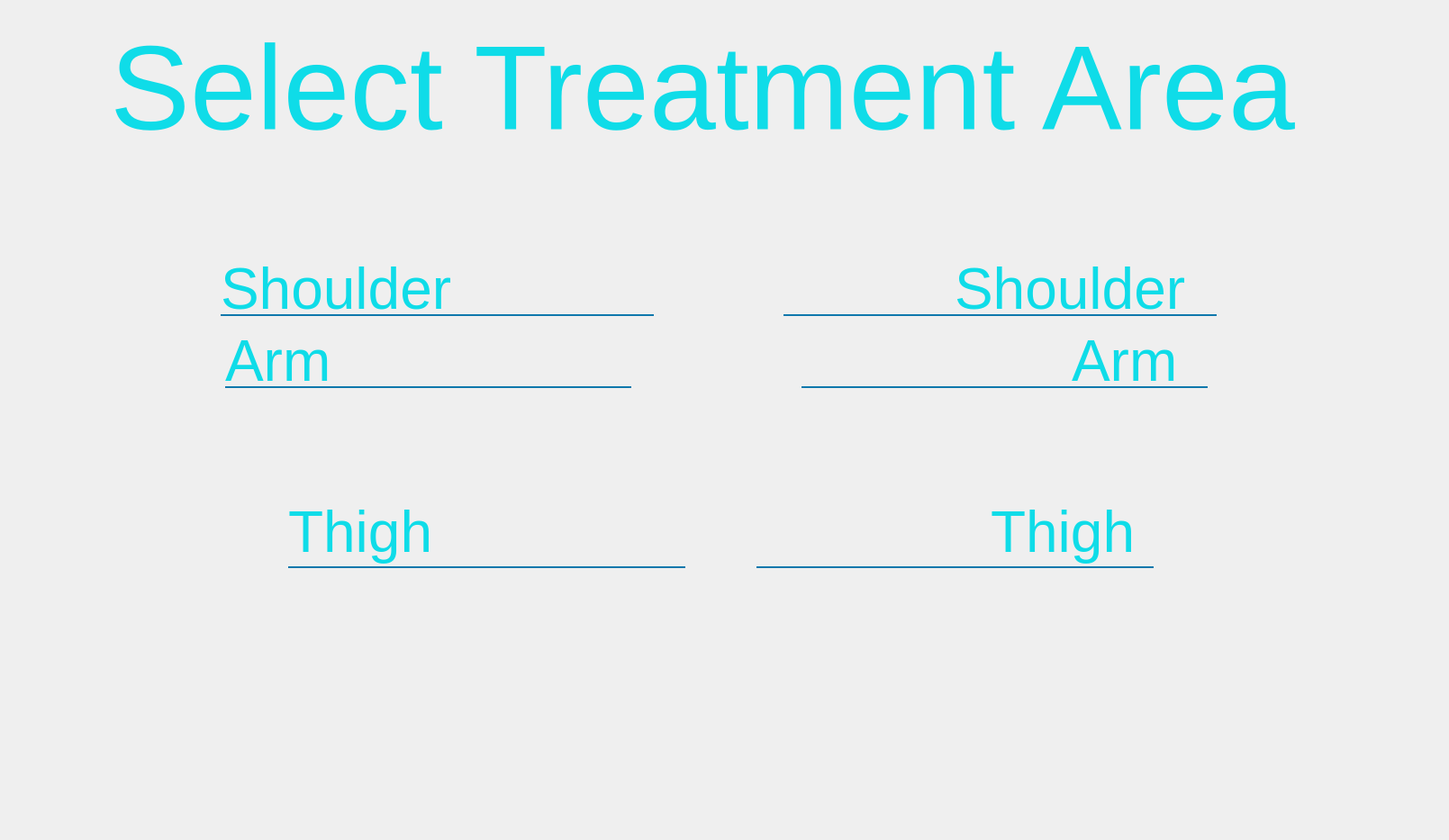
      <widget class="QWidget" name="slct_trt_screen">
       <widget class="QFrame" name="line_arm_L">
        <property name="enabled">
         <bool>true</bool>
        </property>
        <property name="geometry">
         <rect>
          <x>250</x>
          <y>370</y>
          <width>451</width>
          <height>121</height>
         </rect>
        </property>
        <property name="styleSheet">
         <string notr="true">QFrame{
          color:rgba(15, 120, 172,255);
          }</string>
        </property>
        <property name="frameShape">
         <enum>QFrame::HLine</enum>
        </property>
        <property name="frameShadow">
         <enum>QFrame::Plain</enum>
        </property>
        <property name="lineWidth">
         <number>2</number>
        </property>
        <widget class="QLabel" name="txt_arm_L">
         <property name="enabled">
          <bool>true</bool>
         </property>
         <property name="geometry">
          <rect>
           <x>0</x>
           <y>0</y>
           <width>151</width>
           <height>61</height>
          </rect>
         </property>
         <property name="font">
          <font>
           <family>Segoe UI</family>
           <pointsize>48</pointsize>
          </font>
         </property>
         <property name="styleSheet">
          <string notr="true">.QLabel{
           color:rgba(15, 220, 232,255);
           }</string>
         </property>
         <property name="text">
          <string>Arm</string>
         </property>
        </widget>
       </widget>
       <widget class="QFrame" name="line_arm_R">
        <property name="enabled">
         <bool>true</bool>
        </property>
        <property name="geometry">
         <rect>
          <x>890</x>
          <y>370</y>
          <width>451</width>
          <height>121</height>
         </rect>
        </property>
        <property name="styleSheet">
         <string notr="true">QFrame{
          color:rgba(15, 120, 172,255);
          }</string>
        </property>
        <property name="frameShape">
         <enum>QFrame::HLine</enum>
        </property>
        <property name="frameShadow">
         <enum>QFrame::Plain</enum>
        </property>
        <property name="lineWidth">
         <number>2</number>
        </property>
        <widget class="QLabel" name="txt_arm_R">
         <property name="enabled">
          <bool>true</bool>
         </property>
         <property name="geometry">
          <rect>
           <x>300</x>
           <y>0</y>
           <width>151</width>
           <height>61</height>
          </rect>
         </property>
         <property name="font">
          <font>
           <family>Segoe UI</family>
           <pointsize>48</pointsize>
          </font>
         </property>
         <property name="styleSheet">
          <string notr="true">.QLabel{
           color:rgba(15, 220, 232,255);
           }</string>
         </property>
         <property name="text">
          <string>Arm</string>
         </property>
        </widget>
       </widget>
       <widget class="QFrame" name="line_thigh_L">
        <property name="enabled">
         <bool>true</bool>
        </property>
        <property name="geometry">
         <rect>
          <x>320</x>
          <y>540</y>
          <width>441</width>
          <height>181</height>
         </rect>
        </property>
        <property name="styleSheet">
         <string notr="true">QFrame{
          color:rgba(15, 120, 172,255);
          }</string>
        </property>
        <property name="frameShape">
         <enum>QFrame::HLine</enum>
        </property>
        <property name="frameShadow">
         <enum>QFrame::Plain</enum>
        </property>
        <property name="lineWidth">
         <number>2</number>
        </property>
        <widget class="QLabel" name="txt_thigh_L">
         <property name="enabled">
          <bool>true</bool>
         </property>
         <property name="geometry">
          <rect>
           <x>0</x>
           <y>0</y>
           <width>201</width>
           <height>101</height>
          </rect>
         </property>
         <property name="font">
          <font>
           <family>Segoe UI</family>
           <pointsize>48</pointsize>
          </font>
         </property>
         <property name="styleSheet">
          <string notr="true">.QLabel{
           color:rgba(15, 220, 232,255);
           }</string>
         </property>
         <property name="text">
          <string>Thigh</string>
         </property>
        </widget>
       </widget>
       <widget class="QFrame" name="line_thigh_R">
        <property name="enabled">
         <bool>true</bool>
        </property>
        <property name="geometry">
         <rect>
          <x>840</x>
          <y>540</y>
          <width>441</width>
          <height>181</height>
         </rect>
        </property>
        <property name="styleSheet">
         <string notr="true">QFrame{
          color:rgba(15, 120, 172,255);
          }</string>
        </property>
        <property name="frameShape">
         <enum>QFrame::HLine</enum>
        </property>
        <property name="frameShadow">
         <enum>QFrame::Plain</enum>
        </property>
        <property name="lineWidth">
         <number>2</number>
        </property>
        <widget class="QLabel" name="txt_thigh_R">
         <property name="enabled">
          <bool>true</bool>
         </property>
         <property name="geometry">
          <rect>
           <x>260</x>
           <y>0</y>
           <width>201</width>
           <height>101</height>
          </rect>
         </property>
         <property name="font">
          <font>
           <family>Segoe UI</family>
           <pointsize>48</pointsize>
          </font>
         </property>
         <property name="styleSheet">
          <string notr="true">.QLabel{
           color:rgba(15, 220, 232,255);
           }</string>
         </property>
         <property name="text">
          <string>Thigh</string>
         </property>
        </widget>
       </widget>
       <widget class="QFrame" name="line_shoulder_R">
        <property name="enabled">
         <bool>true</bool>
        </property>
        <property name="geometry">
         <rect>
          <x>870</x>
          <y>280</y>
          <width>481</width>
          <height>141</height>
         </rect>
        </property>
        <property name="styleSheet">
         <string notr="true">QFrame{
          color:rgba(15, 120, 172,255);
          }</string>
        </property>
        <property name="frameShape">
         <enum>QFrame::HLine</enum>
        </property>
        <property name="frameShadow">
         <enum>QFrame::Plain</enum>
        </property>
        <property name="lineWidth">
         <number>2</number>
        </property>
        <widget class="QLabel" name="txt_shoulder_R">
         <property name="enabled">
          <bool>true</bool>
         </property>
         <property name="geometry">
          <rect>
           <x>190</x>
           <y>10</y>
           <width>321</width>
           <height>61</height>
          </rect>
         </property>
         <property name="font">
          <font>
           <family>Segoe UI</family>
           <pointsize>48</pointsize>
          </font>
         </property>
         <property name="styleSheet">
          <string notr="true">.QLabel{
           color:rgba(15, 220, 232,255);
           }</string>
         </property>
         <property name="text">
          <string>Shoulder</string>
         </property>
        </widget>
       </widget>
       <widget class="QFrame" name="line_shoulder_L">
        <property name="enabled">
         <bool>true</bool>
        </property>
        <property name="geometry">
         <rect>
          <x>245</x>
          <y>280</y>
          <width>481</width>
          <height>141</height>
         </rect>
        </property>
        <property name="styleSheet">
         <string notr="true">QFrame{
          color:rgba(15, 120, 172,255);
          }</string>
        </property>
        <property name="frameShape">
         <enum>QFrame::HLine</enum>
        </property>
        <property name="frameShadow">
         <enum>QFrame::Plain</enum>
        </property>
        <property name="lineWidth">
         <number>2</number>
        </property>
        <widget class="QLabel" name="txt_shoulder_L">
         <property name="enabled">
          <bool>true</bool>
         </property>
         <property name="geometry">
          <rect>
           <x>0</x>
           <y>10</y>
           <width>321</width>
           <height>61</height>
          </rect>
         </property>
         <property name="font">
          <font>
           <family>Segoe UI</family>
           <pointsize>48</pointsize>
          </font>
         </property>
         <property name="styleSheet">
          <string notr="true">.QLabel{
           color:rgba(15, 220, 232,255);
           }</string>
         </property>
         <property name="text">
          <string>Shoulder</string>
         </property>
        </widget>
       </widget>
       <widget class="QFrame" name="frame">
        <property name="geometry">
         <rect>
          <x>-20</x>
          <y>9</y>
          <width>1600</width>
          <height>177</height>
         </rect>
        </property>
        <layout class="QHBoxLayout" name="horizontalLayout_14">
         <item>
          <spacer name="horizontalSpacer_27">
           <property name="orientation">
            <enum>Qt::Horizontal</enum>
           </property>
           <property name="sizeHint" stdset="0">
            <size>
             <width>40</width>
             <height>20</height>
            </size>
           </property>
          </spacer>
         </item>
         <item>
          <widget class="QLabel" name="slct_trmt_area_label">
           <property name="font">
            <font>
             <family>Segoe UI</family>
             <pointsize>100</pointsize>
            </font>
           </property>
           <property name="styleSheet">
            <string notr="true">.QLabel{
color:rgba(15, 220, 232,255);
}</string>
           </property>
           <property name="locale">
            <locale language="English" country="UnitedStates"/>
           </property>
           <property name="text">
            <string>Select Treatment Area</string>
           </property>
           <property name="alignment">
            <set>Qt::AlignCenter</set>
           </property>
          </widget>
         </item>
         <item>
          <spacer name="horizontalSpacer_28">
           <property name="orientation">
            <enum>Qt::Horizontal</enum>
           </property>
           <property name="sizeHint" stdset="0">
            <size>
             <width>40</width>
             <height>20</height>
            </size>
           </property>
          </spacer>
         </item>
        </layout>
       </widget>
       <widget class="QFrame" name="frame">
        <property name="geometry">
         <rect>
          <x>0</x>
          <y>192</y>
          <width>1600</width>
          <height>732</height>
         </rect>
        </property>
        <layout class="QHBoxLayout" name="horizontalLayout_15">
         <item>
          <spacer name="horizontalSpacer_29">
           <property name="orientation">
            <enum>Qt::Horizontal</enum>
           </property>
           <property name="sizeHint" stdset="0">
            <size>
             <width>40</width>
             <height>20</height>
            </size>
           </property>
          </spacer>
         </item>
         <item>
          <widget class="QGraphicsView" name="gv_humanbody">
           <property name="sizePolicy">
            <sizepolicy hsizetype="Fixed" vsizetype="Fixed">
             <horstretch>0</horstretch>
             <verstretch>0</verstretch>
            </sizepolicy>
           </property>
           <property name="minimumSize">
            <size>
             <width>359</width>
             <height>730</height>
            </size>
           </property>
           <property name="maximumSize">
            <size>
             <width>359</width>
             <height>730</height>
            </size>
           </property>
           <property name="styleSheet">
            <string notr="true">.QGraphicsView{
	background-color:rgba(255, 255, 255, 0);
border-width: 0px;
border-style: solid;
}
</string>
           </property>
           <property name="frameShadow">
            <enum>QFrame::Plain</enum>
           </property>
           <property name="lineWidth">
            <number>0</number>
           </property>
           <property name="verticalScrollBarPolicy">
            <enum>Qt::ScrollBarAlwaysOff</enum>
           </property>
           <property name="horizontalScrollBarPolicy">
            <enum>Qt::ScrollBarAlwaysOff</enum>
           </property>
           <property name="renderHints">
            <set>QPainter::Antialiasing|QPainter::SmoothPixmapTransform|QPainter::TextAntialiasing</set>
           </property>
          </widget>
         </item>
         <item>
          <spacer name="horizontalSpacer_30">
           <property name="orientation">
            <enum>Qt::Horizontal</enum>
           </property>
           <property name="sizeHint" stdset="0">
            <size>
             <width>40</width>
             <height>20</height>
            </size>
           </property>
          </spacer>
         </item>
        </layout>
       </widget>
       <zorder>line_arm_L</zorder>
       <zorder>frame</zorder>
       <zorder>frame</zorder>
       <zorder>line_shoulder_R</zorder>
       <zorder>line_shoulder_L</zorder>
       <zorder>line_thigh_R</zorder>
       <zorder>line_arm_R</zorder>
       <zorder>line_thigh_L</zorder>
      </widget>
